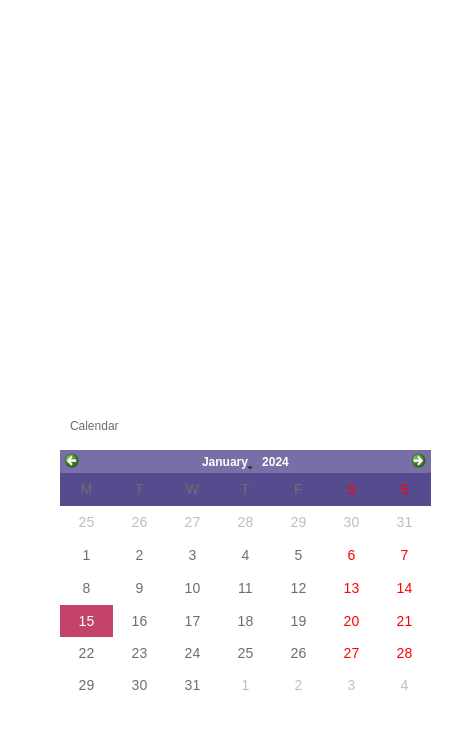
    <widget class="QFrame" name="frame_3">
     <property name="geometry">
      <rect>
       <x>1030</x>
       <y>90</y>
       <width>471</width>
       <height>751</height>
      </rect>
     </property>
     <property name="styleSheet">
      <string notr="true">QFrame{background-color:white;

border:13px;
border-radius:14px;
}</string>
     </property>
     <property name="frameShape">
      <enum>QFrame::StyledPanel</enum>
     </property>
     <property name="frameShadow">
      <enum>QFrame::Raised</enum>
     </property>
     <widget class="QWidget" name="pieChartWidget" native="true">
      <property name="geometry">
       <rect>
        <x>9</x>
        <y>9</y>
        <width>451</width>
        <height>431</height>
       </rect>
      </property>
     </widget>
     <widget class="QCalendarWidget" name="calendarWidget">
      <property name="geometry">
       <rect>
        <x>60</x>
        <y>450</y>
        <width>371</width>
        <height>251</height>
       </rect>
      </property>
      <property name="palette">
       <palette>
        <active/>
        <inactive/>
        <disabled/>
       </palette>
      </property>
      <property name="cursor">
       <cursorShape>PointingHandCursor</cursorShape>
      </property>
      <property name="mouseTracking">
       <bool>true</bool>
      </property>
      <property name="layoutDirection">
       <enum>Qt::LeftToRight</enum>
      </property>
      <property name="styleSheet">
       <string notr="true">
QCalendarWidget QWidget#qt_calendar_navigationbar
{
background-color:#786FA6;
}
/* Calendar View Code */
QCalendarWidget QWidget{
alternate-background-color:rgb(87, 75, 144);
}
QCalendarWidget QAbstractItemView:enabled
{
font-size:14px;
color:rgb(109, 109, 109);
background-color:white;;
selection-background-color:#C34468;
selection-color:white;
}
</string>
      </property>
      <property name="gridVisible">
       <bool>false</bool>
      </property>
      <property name="horizontalHeaderFormat">
       <enum>QCalendarWidget::SingleLetterDayNames</enum>
      </property>
      <property name="verticalHeaderFormat">
       <enum>QCalendarWidget::NoVerticalHeader</enum>
      </property>
      <property name="navigationBarVisible">
       <bool>true</bool>
      </property>
      <property name="dateEditEnabled">
       <bool>true</bool>
      </property>
     </widget>
     <widget class="QLabel" name="label_2">
      <property name="geometry">
       <rect>
        <x>70</x>
        <y>410</y>
        <width>104</width>
        <height>31</height>
       </rect>
      </property>
      <property name="styleSheet">
       <string notr="true">
font: 15pt &quot;Rubik&quot;;
color:rgb(109, 109, 109);</string>
      </property>
      <property name="text">
       <string>Calendar</string>
      </property>
     </widget>
    </widget>
